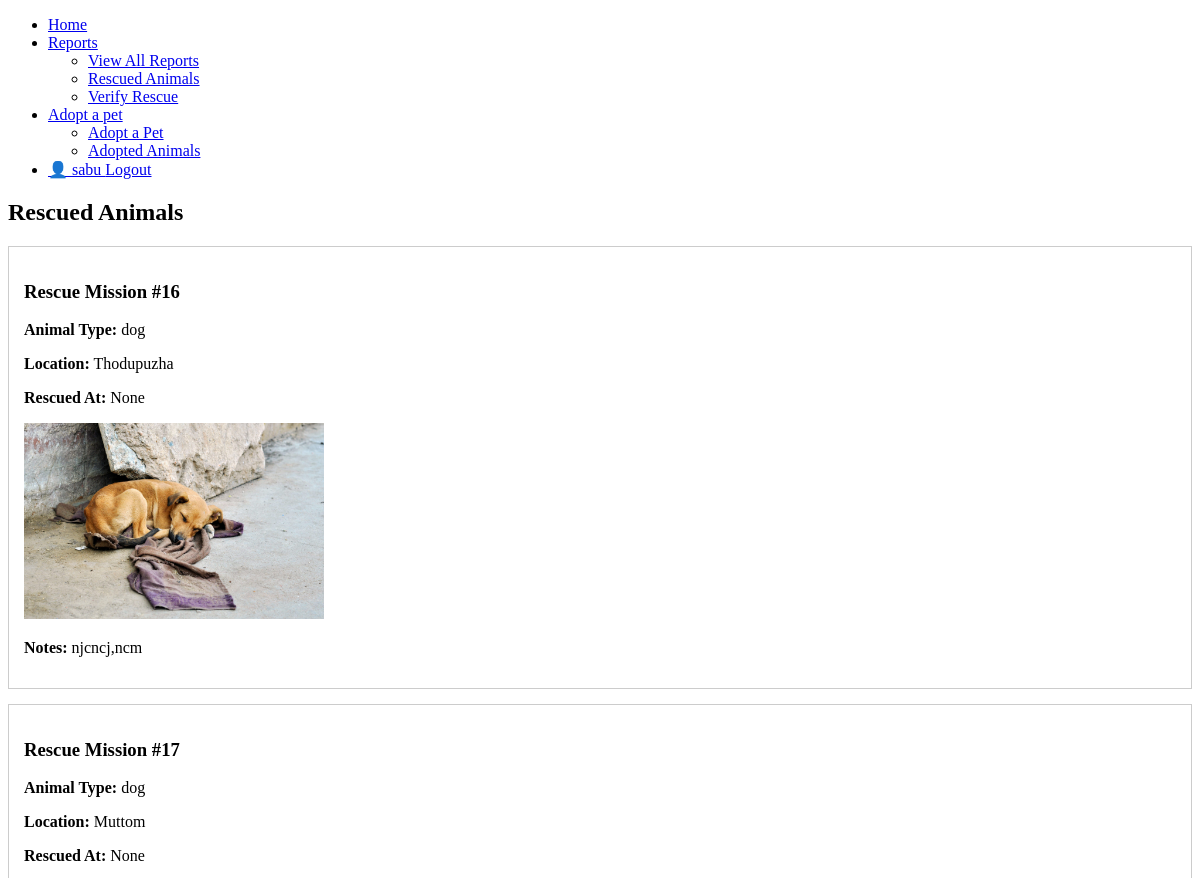
Page /rescued-list/ (signed in, upper part) on the earlier database version.
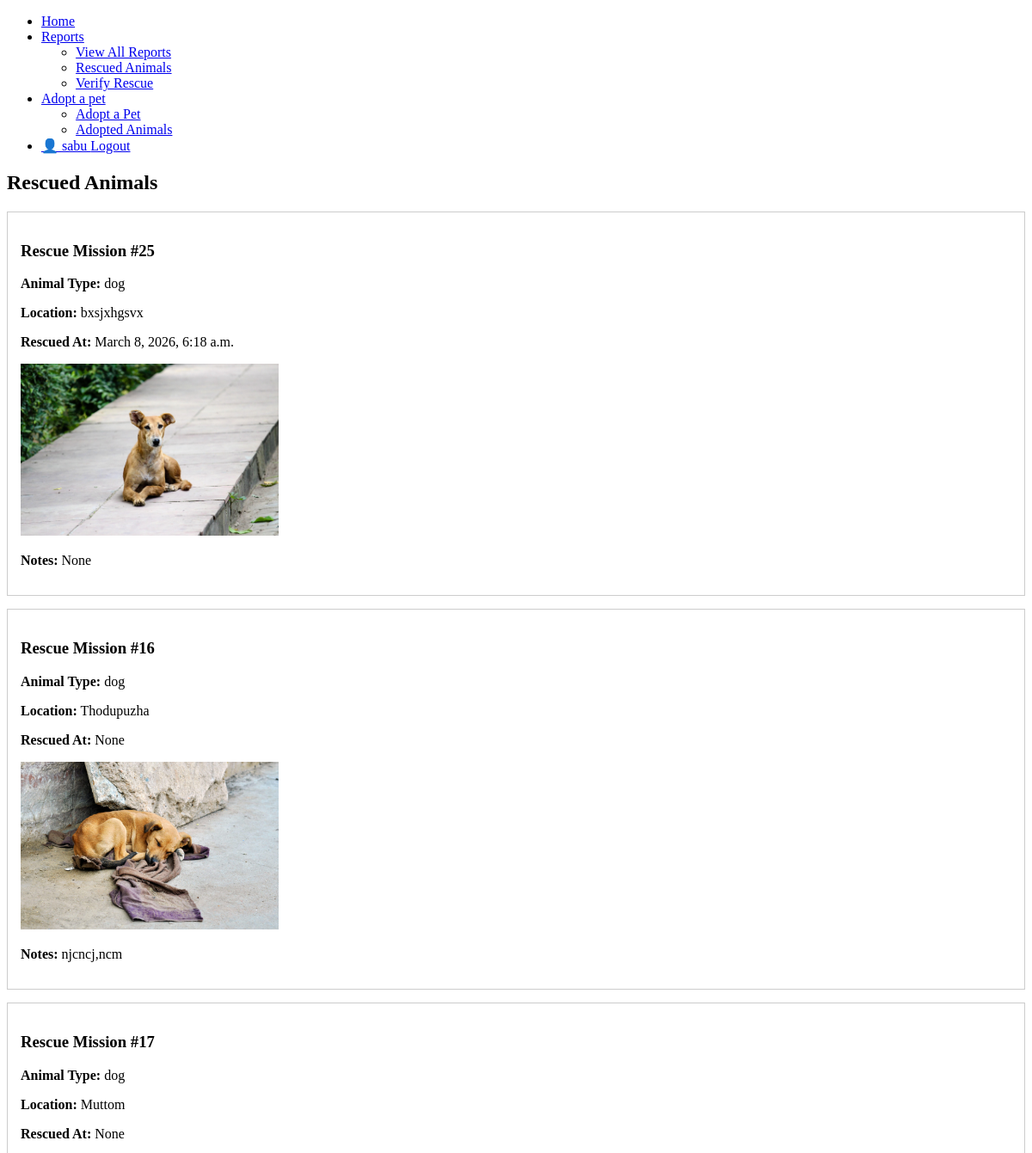
Same page on the later database version.
### App/models.py (models this page shows)
class ReportSubmit(models.Model):
    ANIMAL_TYPE_CHOICES = [
        ('dog', 'Dog'),
        ('cat', 'Cat'),
        ('other', 'Other'),
    ]
    LOCATION_SOURCE_CHOICES = [
        ('manual', 'Manual'),
        ('gps', 'GPS'),
    ]
    STATUS_CHOICES = [
        ('pending', 'Pending'),
        ('in_progress', 'In Progress'),
        ('awaiting_verification', 'Awaiting Verification'),
        ('rescued', 'Rescued'),
    ]
    animal_type = models.CharField(max_length=10, choices=ANIMAL_TYPE_CHOICES)
    conditions = models.ManyToManyField(Condition, blank=True)
    animal_count = models.PositiveIntegerField(default=1)
    manual_location = models.CharField(
        max_length=255,
        help_text="Road name and nearby landmark"
    )
    auto_latitude = models.DecimalField(
        max_digits=9,
        decimal_places=6,
        blank=True,
        null=True
    )
    auto_longitude = models.DecimalField(
        max_digits=9,
        decimal_places=6,
        blank=True,
        null=True
    )
    location_source = models.CharField(
        max_length=10,
        choices=LOCATION_SOURCE_CHOICES,
        default='manual'
    )
    status = models.CharField(
        max_length=30,
        choices=STATUS_CHOICES,
        default='pending'
    )
    claimed_by = models.ForeignKey(
    User,
    on_delete=models.SET_NULL,
    null=True,
    blank=True,
    related_name='claimed_reports'
)
    claimed_at = models.DateTimeField(
        null=True,
        blank=True
)
    reporter = models.ForeignKey(
        User,
        on_delete=models.SET_NULL,
        null=True,
        blank=True
)
    user = models.ForeignKey(
        User,
        null=True,
        on_delete=models.CASCADE,
        related_name="reports"
)
    rescue_image = models.ImageField(
        upload_to="rescue_proof/",
        null=True,
        blank=True,
        help_text="Live photo of the animal at the center or safe-zone"
    )
    rescue_notes = models.TextField(blank=True, null=True, help_text="How was the rescue? Any immediate medical needs?")
    rescue_image = models.ImageField(upload_to="rescue_proof/", blank=True, null=True)
    is_verified_rescue = models.BooleanField(default=False)
    rescue_notes = models.TextField(
        null=True,
        blank=True,
        help_text="Details about the animal's current location and condition"
    )
    is_verified_rescue = models.BooleanField(default=False)
    verified_at = models.DateTimeField(null=True, blank=True)
    created_at = models.DateTimeField(default=timezone.now)

### App/views.py (the view)
# urls.py: path('rescued-list/', views.RescuedList, name='RescuedList'),
@login_required
def RescuedList(request):
    rescued_cases = ReportSubmit.objects.filter(
        status='rescued',
        is_verified_rescue=True
    ).order_by('-verified_at')
    return render(request, 'RescuedList.html', {
        'rescued_cases': rescued_cases
    })

### App/templates/RescuedList.html (shortened to what this page needs)
<!DOCTYPE html>
<html>
<head>
</head>
<body>
<nav class="navbar">
    <div class="nav-container">
        <ul class="nav-menu">
            <li><a href="{% url 'Home' %}" class="active">Home</a></li>
            <li class="has-dropdown">
                <a href="#">Reports </a>
                <ul class="dropdown">
                    <li><a href="{% url 'ReportList' %}">View All Reports</a></li>
                    <li><a href="{% url 'RescuedList' %}">Rescued Animals</a></li>
                    <li><a href="{% url 'VerifyRescue' %}">Verify Rescue</a></li>
                </ul>
            </li>
            <li class="has-dropdown">
                <a href="#">Adopt a pet</a>
                <ul class="dropdown">
                    <li><a href="{% url 'AnimalAdoptList' %}">Adopt a Pet</a></li>
                    <li><a href="{% url 'AdoptedList' %}">Adopted Animals</a></li>
                </ul>
            </li>
            <li class="user-auth-section">
                {% if user.is_authenticated %}
                    <div class="user-dropdown">
                        <a href="{% url 'UserProfile' %}" class="profile-link">
                            <span class="icon">👤</span> {{ user.username }}
                        </a>
                        <a href="{% url 'UserLogout' %}" class="logout-btn">Logout</a>
                    </div>
                {% else %}
                    <a href="{% url 'UserLogin' %}">Login</a>
                    <a href="{% url 'UserRegister' %}" class="register-btn">Register</a>
                {% endif %}
            </li>
        </ul>
    </div>
</nav>
<h2>Rescued Animals</h2>
{% if rescued_cases %}
    {% for case in rescued_cases %}
        <div style="border:1px solid #ccc; padding:15px; margin-bottom:15px;">
            <h3>Rescue Mission #{{ case.id }}</h3>
            <p><b>Animal Type:</b> {{ case.animal_type }}</p>
            <p><b>Location:</b> {{ case.manual_location }}</p>
            <p><b>Rescued At:</b> {{ case.verified_at }}</p>
            {% if case.rescue_image %}
                <img src="{{ case.rescue_image.url }}" width="300">
            {% endif %}
            <p><b>Notes:</b> {{ case.rescue_notes }}</p>
        </div>
    {% endfor %}
{% else %}
    <p>No rescued animals yet.</p>
{% endif %}
</body>
</html>

Differences in the rows shown:
now on this page (row edited): ReportSubmit: id "25", animal_type "dog", manual_location "bxsjxhgsvx", verified_at "March 8, 2026, 6:18 a.m.", rescue_image (picture), rescue_notes "None"
